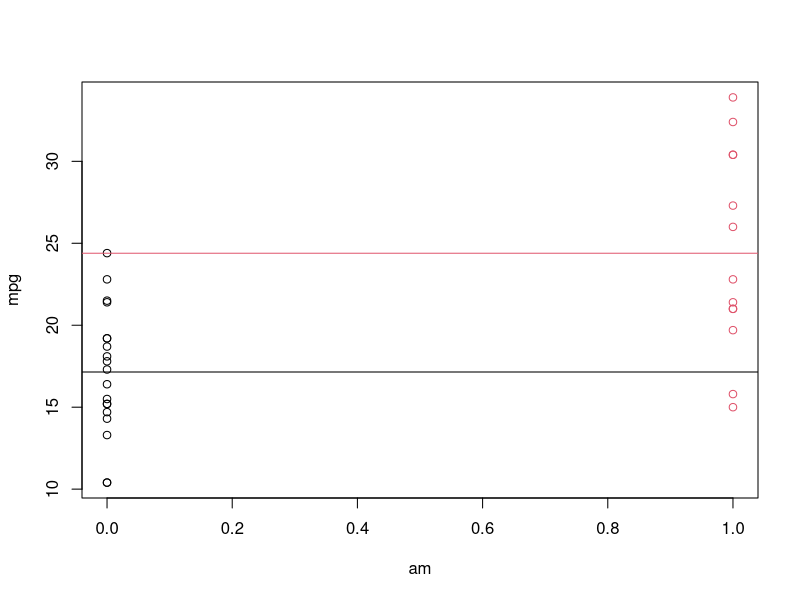
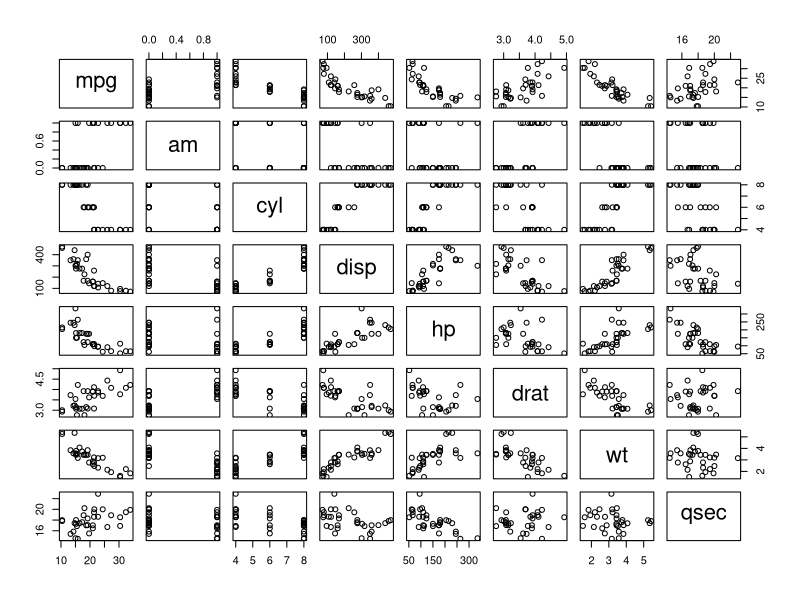
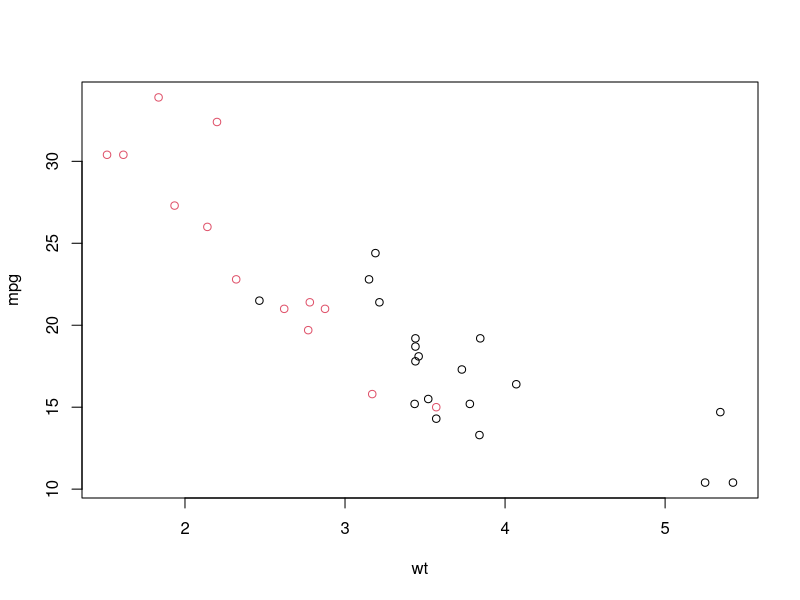
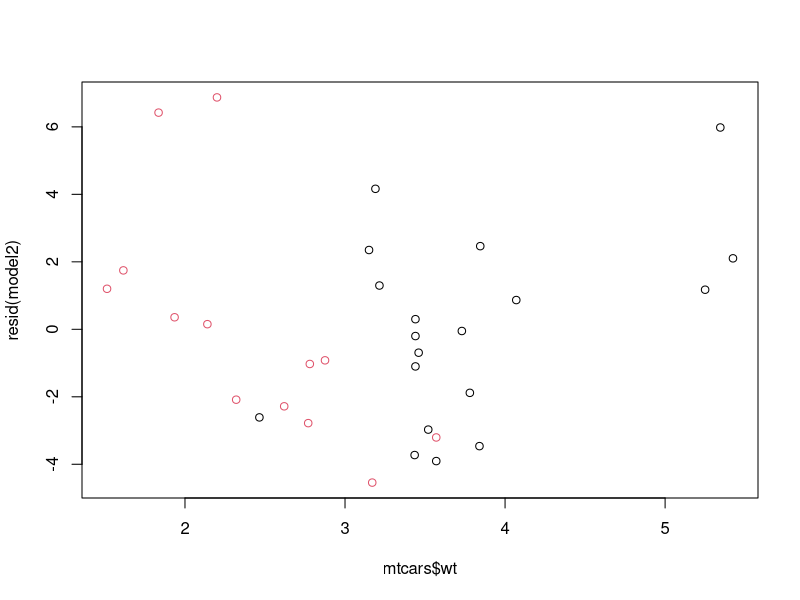

Write R code to recreate these figures, in order.
## ---- chunk 1
plot(mpg ~ am, data=mtcars, col=am+1)
# manual average
abline(h=mean(mtcars[mtcars$am==1,]$mpg), col=2)
# automatic average
abline(h=mean(mtcars[mtcars$am==0,]$mpg), col=1)
## ---- chunk 2
columns = c('mpg', 'am', 'cyl', 'disp', 'hp', 'drat', 'wt', 'qsec')
plot(mtcars[, columns])
## ---- chunk 3
plot(mpg ~ wt, data=mtcars, col=am+1)
## ---- chunk 4
model2 = lm(mpg ~ wt, data=mtcars)
summary(model2)
## ---- chunk 5
plot(y=resid(model2), x=mtcars$wt, col = mtcars$am + 1)
## ---- chunk 6
model3 = lm(mpg ~ wt + am, data=mtcars)
summary(model3)
## ---- chunk 7
model1 = lm(mpg ~ ., data=mtcars)
summary(model1)
